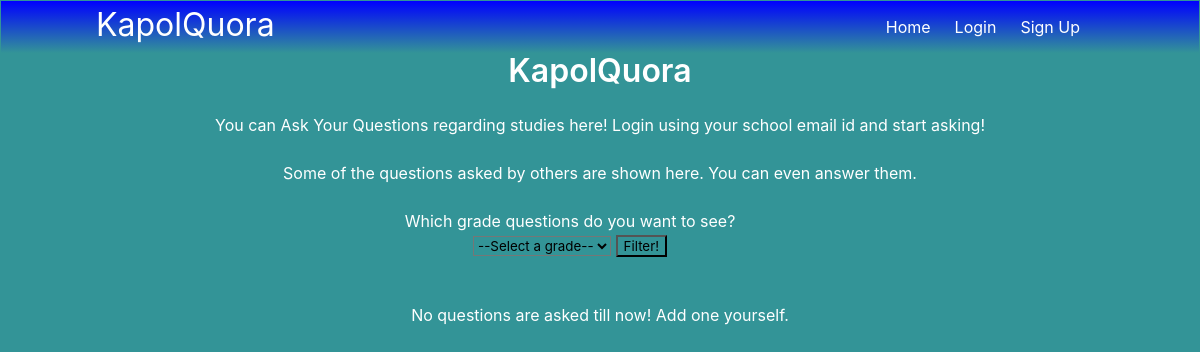
Before: / with the older database file.
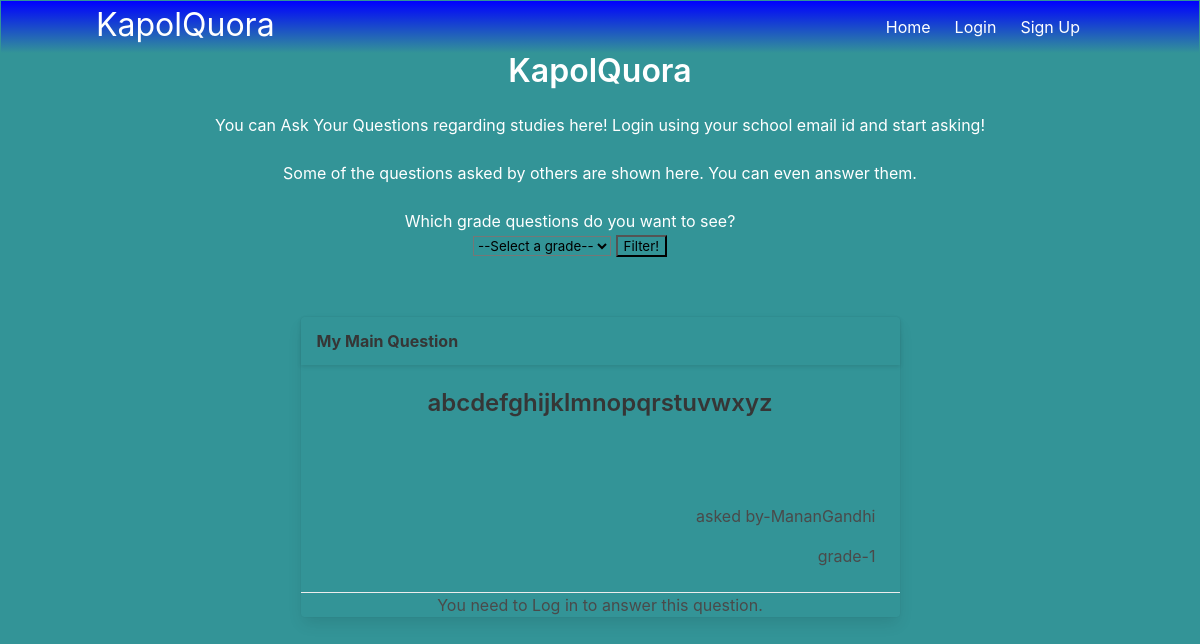
After: the same page with the newer database file.
### models.py (models this page shows)
class Questions(db.Model):
    sno=db.Column(db.Integer, primary_key=True)
    question=db.Column(db.String(1000))
    description=db.Column(db.String(100000))
    author=db.Column(db.String(1000))
    std=db.Column(db.Integer())
    answer=db.Column(db.String(100000))

### main.py (the view)
@main.route('/')
def index():
    return render_template('index.html', data=Questions.query.all()[::-1])

### templates/index.html (shortened to what this page needs)
{% extends "base.html" %}
{% block content %}
<div style="position:relative; top:0%; text-align: center;">
<h1 class="title">KapolQuora</h1>
<h2>You can Ask Your Questions regarding studies here! Login using your school email id and start asking!</h2><br>
<h5>Some of the questions asked by others are shown here. You can even answer them.</h5><br>
<form action="/" method="POST">
<div style="margin:auto; padding-right:5%; padding-bottom: 3%;">
  <p>Which grade questions do you want to see?</p>
    <select id="std" name="std" style="background-color: transparent">
        <option disabled selected>--Select a grade--</option>
    </select>
    <input style="background-color: transparent;" type="submit" value="Filter!">
</div>
</form>
{% if data %}
{% for x in data %}
<br>
<div class="card" style="text-align: center; margin:auto; width: 50%; background-color: transparent;">
    <div class="card-header" style="align-content: center;">
      <p class="card-header-title" style="align-content: center;">
        {{x.question}}
      </p>
    </div>
    <div class="card-content">
      <div class="content">
            <h3>{{x.description}}</h3>
        <br><br><br>
            <p style="text-align:end">asked by-{{x.author}}</p>
            <p style="text-align:end">grade-{{x.std}}</p>
      </div>
    </div>
    {% if current_user.is_authenticated and x.answer %}
    {% elif current_user.is_authenticated %}
    <footer class="card-footer" id="answers-area-{{x.sno}}"><button onclick="answer({{x.sno}})" class="card-footer-item" style="background-color: transparent;">Answer!</button><button onclick="report({{x.sno}})" class="card-footer-item" style="background-color: transparent;">Report</button></footer>
    {% else %}
    <footer class="card-footer"><p style="text-align: center; margin:auto;">You need to Log in to answer this question.</p></footer>
    {% endif %}
  </div>
</div>
{% endfor %}
{% else %}
    <h4 style="padding-top:10px">No questions are asked till now! Add one yourself.</h4>
{% endif %}
{% endblock %}

### templates/base.html (shortened to what this page needs)
<!DOCTYPE html>
<html>
<head>
    <link rel="stylesheet" href="https://cdnjs.cloudflare.com/ajax/libs/bulma/0.7.2/css/bulma.min.css" />
</head>
<body >
    <section class="hero is-primary is-fullheight" style="background-color: rgb(51, 148, 151); padding: 1px;">
        <div class="hero-head">
            <nav class="navbar" style="background-image: linear-gradient( blue, rgb(51, 148, 151));">
                <div class="container">
                    <div class="navbar-brand">
                        <a class="navbar-brand" style="font-size:xx-large;" href="{{url_for('main.index')}}">KapolQuora</a>
                    </div>
                    <div id="navid" class="navbar-menu" style="background-color: transparent;">
                        <div class="navbar-end">
                            <a href="{{ url_for('main.index') }}" class="navbar-item">
                                Home
                            </a>
                            {% if not current_user.is_authenticated %}
                            <a href="{{ url_for('auth.login') }}" class="navbar-item">
                                Login
                            </a>
                            <a href="{{ url_for('auth.signup') }}" class="navbar-item">
                                Sign Up
                            </a>
                            {% endif %}
                        </div>
                    </div>
                </div>
            </nav>
            {% block content %}
            {% endblock %}
        </div>
    </section>
</body>
</html>

Changed rows visible on the page:
added Questions: question "My Main Question", description "abcdefghijklmnopqrstuvwxyz", author "MananGandhi", std "1"
Other visible differences:
text no longer shown: "No questions are asked till now! Add one yourself."
